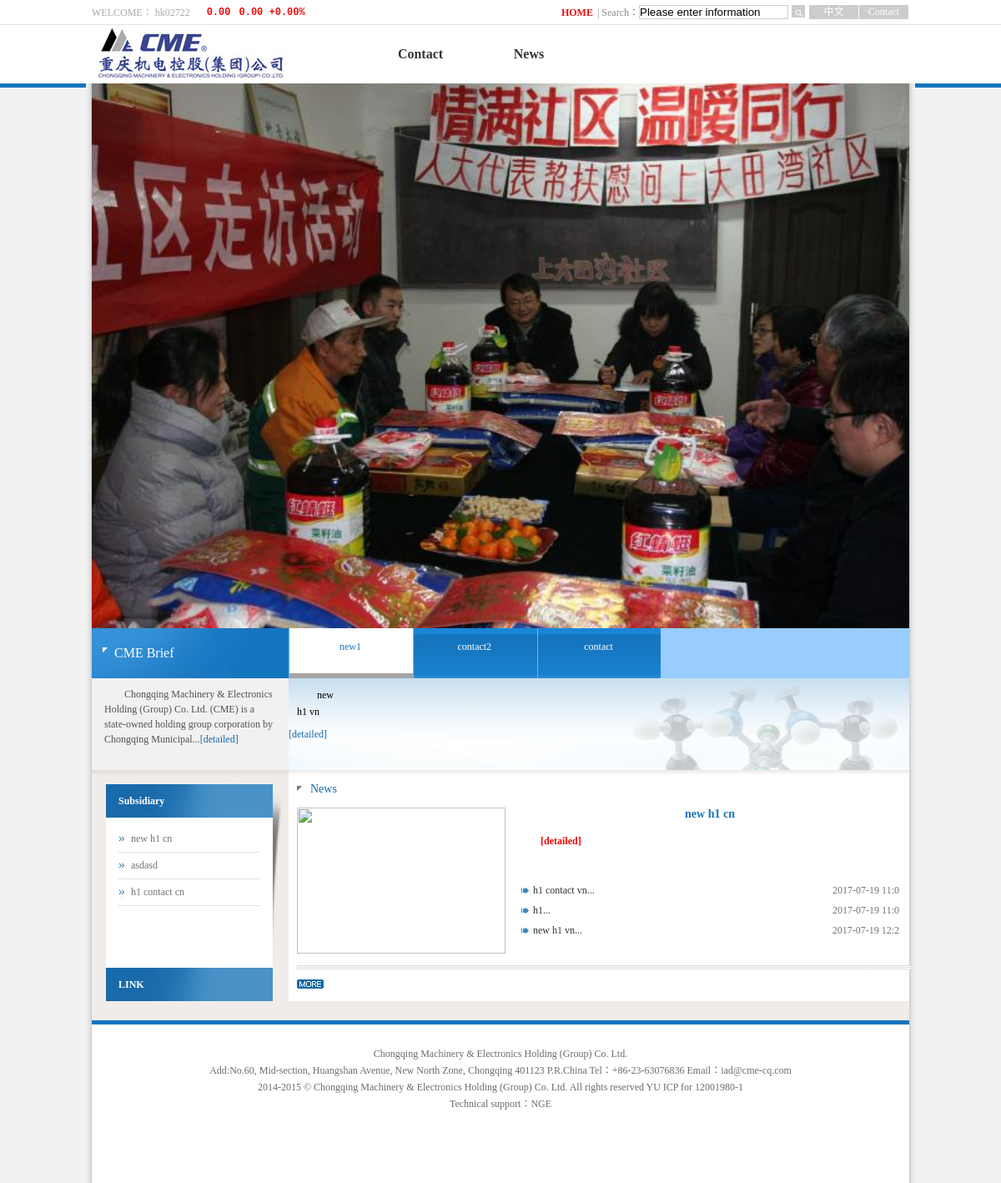
The page / on the database its author committed.
### tables this page shows
CREATE TABLE `menu` (
  `id_menu` int(11) NOT NULL,
  `tenmenu_tv` text NOT NULL,
  `tenmenu_ta` text NOT NULL,
  `tenmenu_tt` text NOT NULL
);

CREATE TABLE `tab_menu` (
  `id_tab` int(11) NOT NULL,
  `content_tv` text,
  `content_ta` text,
  `content_tt` text,
  `id_menu` int(11) DEFAULT NULL,
  `text_tv` text,
  `text_ta` text,
  `text_tt` text,
  `H1_tt` text,
  `H1_ta` text,
  `H1_tv` text,
  `H2_tt` text,
  `H2_ta` text,
  `H2_tv` text,
  `title_ta` text,
  `title_tt` text,
  `title_tv` text,
  `alt_ta` text,
  `alt_tt` text,
  `alt_tv` text,
  `tukhoa_ta` text,
  `tukhoa_tt` text,
  `tukhoa_tv` text,
  `des_ta` text,
  `des_tt` text,
  `des_tv` text,
  `today` varchar(15) NOT NULL
);

### application/controller/trangchu.php (called while the page is built, shortened)
<?php if ( ! defined('PATH_SYSTEM')) die ('Bad requested!');
class Trangchu extends controller{
	public $menu;
	public $tab;
	public function __construct(){
		$this->menu= new menu();
		$this->tab = new tab_menu();
	}
	public function index(){
		$menu = $this->menu->getDanhSachMenu();
		$tab = $this->tab->getTab();
		$thongtin = array(
			"menu" => $menu,
			"tab" => $tab
		);
		$this->view("index",0,$thongtin);
	}
}
?>

### application/core/common.php (called while the page is built, shortened)
<?php
function Load_File(){
	$config = include PATH_SYSTEM."/config/init.php";
	$action = empty($_GET["a"]) ? $config["default_action"] : $_GET["a"];
	include_once PATH_SYSTEM . '/core/controller.php';
	$controllerObject = new $controller();
	$controllerObject->$action();
}
?>

### bootstrap.php (called while the page is built, shortened)
<?php
	class Bootstrap{
		public function Init(){
			include_once(PATH_SYSTEM."/core/db.php");
			include_once(PATH_SYSTEM."/core/model.php");
			include_once PATH_SYSTEM ."/core/common.php";
			Load_File();
		}
	}
?>

### index.php (called while the page is built, shortened)
<?php
	require_once("bootstrap.php");
	$boostrap = new Bootstrap;
	$boostrap->Init();
?>

### application/core/db.php (called while the page is built, shortened)
<?php
class Database{
    public $_dbh = '';
    public $_sql = '';
    public function database() {
        $this->_dbh = new PDO('mysql:host='.DB_HOST.'; dbname='.DATA,DB_USER,DB_PASSWORD);
        $this->_dbh->query('set names "utf8"');
    }
    public function setQuery($sql) {
        $this->_sql = $sql;
    }
    public function execute($options=array()) {
        $this->_cursor = $this->_dbh->prepare($this->_sql);
        $this->_cursor->execute();
        return $this->_cursor;
    }
    public function loadAllRows($options=array()) {
        if(!$options) {
            if(!$result = $this->execute())
                return false;
        }
        else {
            if(!$result = $this->execute($options))
                return false;
        }
        return $result->fetchAll(PDO::FETCH_OBJ);
    }
}
?>

### application/core/model.php (called while the page is built, shortened)
<?php
class Model{
	private $db;
	private $classname;
	function __construct(){
		$this->db= new Database();
		$this->classname = get_class($this);
	}
	public function getDanhSachMenu(){
		$table =	strtolower($this->classname);
		$sql = "SELECT * FROM `$table`";
		$this->db->setQuery($sql);
		$result_tab = $this->db->loadAllRows();
		return $result_tab;
	}
	public function getTab(){
		$sql = "SELECT *  From `menu` , `tab_menu` where `menu`.`id_menu`= `tab_menu`.`id_menu` order by `tab_menu`.`id_tab` DESC";
		$this->db->setQuery($sql);
		$result_tab = $this->db->loadAllRows();
		return $result_tab;
	}
}

### application/view/client/index.php (the view, shortened to what this page needs)
<?php
$language = isset($_GET['language']) ? $_GET['language'] : "";
$menu = $row["menu"];
$tab = $row["tab"];
?>
<div class="topbg">
 <div class="top01">
  <span class="welcome">WELCOME：<strong></strong> hk02722</span>
  <samp class="gp"><samp  class="bpjg"><dl>0.00</dl><span>0.00   +0.00%</span></samp ></samp>
  <a class="language" href="contact.html">Contact</a>
  <a class="language" href="index.html">中文</a>
  <form class="topform" action="search.html" method="post" class="form2"  name="f">
    <span>| Search：</span>
    <input type="text" value="Please enter information" id="searchtexts" name="searchtext"  />
    <input ID="Submit2" type="submit" name="s" class="btn1" value="" />
  </form>
  <a class="home" href="?c=trangchu">HOME</a>
</div>
<div class="top02">
  <a href="?c=trangchu" class="logo"><img src="img/logo.jpg" width="240" height="70" /></a>
  <ul class="nav">
    <?php
    for($i = 0 ; $i < count($menu) ;$i++){
     if($language == "tt"){
      echo "<li><a href='?c=trangchu&a=tabpage&language=tt&id=".$menu[$i]->id_menu."'>".$menu[$i]->tenmenu_tt."</a></li>";
    }else if($language == "ta"){
      echo "<li><a href='?c=trangchu&a=tabpage&language=ta&id=".$menu[$i]->id_menu."'>".$menu[$i]->tenmenu_ta."</a></li>";
    }else{
      echo "<li><a href='?c=trangchu&a=tabpage&id=".$menu[$i]->id_menu."'>".$menu[$i]->tenmenu_tv."</a></li>";
    }
  }
  ?>
</ul>
</div>
<div class="all">
  <div class="banner">
    <img src="img/2014092402413456608.jpg" width="100%">
  </div>
  <div class="intro">
    <div class="intro_title"><a href="cme.html">CME Brief</a></div>
    <p>
      Chongqing Machinery &amp; Electronics Holding (Group) Co. Ltd. (CME) is a state-owned holding group corporation by Chongqing Municipal...<a href="childindex.html" style="color:#1367A7">[detailed]</a>
    </div>
    <div class="pro_list">
      <ul class="List1">
        <?php
        for($j = 0 ; $j <count($tab) ;$j++){
          if($j < 4){
            if($language == "tt"){
              echo "<li><a href=''>".$tab[$j]->content_tt."</a></li>";
            }else if($language == "ta"){
              echo "<li><a href=''>".$tab[$j]->content_ta."</a></li>";
            }else{
              echo "<li><a href=''>".$tab[$j]->content_tv."</a></li>";
            }
          }else{
            break;
          }
        }
        ?>
      </ul>
      <?php for($k = 0 ; $k <count($tab) ;$k++){
        if($language == "tt"){
         echo ' <div class="Menu2">';
         echo '<div class="jtys">';
         echo '  <p style="width:50px; overflow:hidden">'.$tab[$k]->des_tt.'</p><a href "childindex.html" style="color:#1367A7">[detailed]</a>';
         echo ' </div>';
         echo '</div>';
       }else if($language == "ta"){
         echo ' <div class="Menu2">';
         echo '<div class="jtys">';
         echo '  <p style="width:50px; overflow:hidden">'.$tab[$k]->des_ta.'</p><a href "childindex.html"  style="color:#1367A7">[detailed]</a>';
         echo ' </div>';
         echo '</div>';
       }else{
         echo ' <div class="Menu2">';
         echo '<div class="jtys">';
         echo '  <p style="width:50px; overflow:hidden">'.$tab[$k]->des_tv.'</p><a href "childindex.html" style="color:#1367A7">[detailed]</a>';
         echo ' </div>';
         echo '</div>';
       }
     }?>
   </div>
  <div class="group">
    <h1><span onclick="zs(1);" style="cursor:pointer">Subsidiary</span></h1>
    <div id="list_lh1" class="list_lh" style="display:block">
      <ul class="group_ul" id="group_ul1" >
        <?php
        for($m = 0 ; $m < count($tab) ;$m++){
         if($language == "tt"){
           echo '<li> <a href="">'.$tab[$m]->des_tt.'
         </a>';
         echo "</li> ";
       }else if($language == "ta"){
         echo '<li> <a href="">'.$tab[$m]->des_ta.'
       </a>';
       echo "</li> ";
     }else{
       echo '<li> <a href="">'.$tab[$m]->des_tt.'
     </a>';
     echo "</li> ";
   }
 }
 ?>
</ul>
</div>
<h1><span onclick="zs(2);"  style="cursor:pointer">LINK</span></h1>
</div>
<div class="news_spe">
  <div class="newsplate">
    <h1 class="news_spe_h1"><a href="Javascript:;">News</a></h1>
    <div class="newscon">
      <div class="newspic1">
       <img src="img/2016112203275864587.png" width="250" height="175" />
     </div>
     <div class="newsli">
      <h1><?php
        if($language == "tt"){
         echo $tab[0]->H1_tt;
       }else if($language == "ta"){
         echo $tab[0]->H1_ta;
       }else{
         echo $tab[0]->H1_tt;
       }
       ?></h1>
       <p> <a href="#">[detailed]</a></p>
       <ul class="news_plateul">
        <?php
        $check = 0;
        for($m = count($tab)-1 ; $m >= 0 ;$m--){
          $check++;
          if($check < 4){
            if($language == "tt"){
              echo "<li><a href='#' title='".$tab[$m]->title_tt."'>".$tab[$m]->H2_tt."...</a><span>".$tab[$m]->today."</span></li>";
           }else if($language == "ta"){
              echo "<li><a href='#' title='".$tab[$m]->title_ta."'>".$tab[$m]->H2_ta."...</a><span>".$tab[$m]->today."</span></li>";
           }else{
              echo "<li><a href='#' title='".$tab[$m]->title_tv."'>".$tab[$m]->H2_tv."...</a><span>".$tab[$m]->today."</span></li>";
           }
         }
       }
       ?>
     </ul></div>
   </div>
   <div class="pointmore"><a href="news.html"><img src="img/more.jpg" width="32" height="11" /></a></div>
 </div>
</div>

### application/core/controller.php (shortened to what this page needs)
<?php
class Controller{
	public function view($viewname=null,$admin=1,$data= null){
		if($data){
			$row = $data;
		}
		if($viewname && $admin == 0){
			require PATH_SYSTEM. "/view/client/header.php";
			if($viewname){
				require PATH_SYSTEM. "/view/client/". $viewname .".php";
			}
			require PATH_SYSTEM. "/view/client/footer.php";
		}
	}
}
?>

### application/view/client/header.php (shortened to what this page needs)
<!DOCTYPE html PUBLIC "-//W3C//DTD XHTML 1.0 Transitional//EN" "http://www.w3.org/TR/xhtml1/DTD/xhtml1-transitional.dtd">
<html xmlns="http://www.w3.org/1999/xhtml">
<head>
<link href="css/css-e.css" rel="stylesheet" type="text/css" />
</head>
<body>

### application/view/client/footer.php (shortened to what this page needs)
    <div class="foot">
        <p>Chongqing Machinery & Electronics Holding (Group) Co. Ltd.<br />
Add:No.60, Mid-section, Huangshan Avenue, New North Zone, Chongqing 401123 P.R.China   Tel：<span>+86-23-63076836</span> Email：iad@cme-cq.com<br />
2014-2015 © Chongqing Machinery & Electronics Holding (Group) Co. Ltd.  All rights reserved  YU ICP for 12001980-1<br />
Technical support：NGE <script src='http://pw.cnzz.com/c.php?id=1255116914&l=2' language='JavaScript' charset='gb2312'></script>
</p>
    </div>
</div>
</body>
</html>

### rows shown on the page
menu: tenmenu_tv "Contact"
menu: tenmenu_tv "News"
tab_menu: content_tv "new1", des_tv "new h1 vn", des_tt "new h1 cn", H1_tt "new h1 cn", H2_tv "new h1 vn", today "2017-07-19 12:2"
tab_menu: content_tv "contact2", des_tt "asdasd", H2_tv "h1", today "2017-07-19 11:0"
tab_menu: content_tv "contact", des_tt "h1 contact cn", H2_tv "h1 contact vn", today "2017-07-19 11:0"
